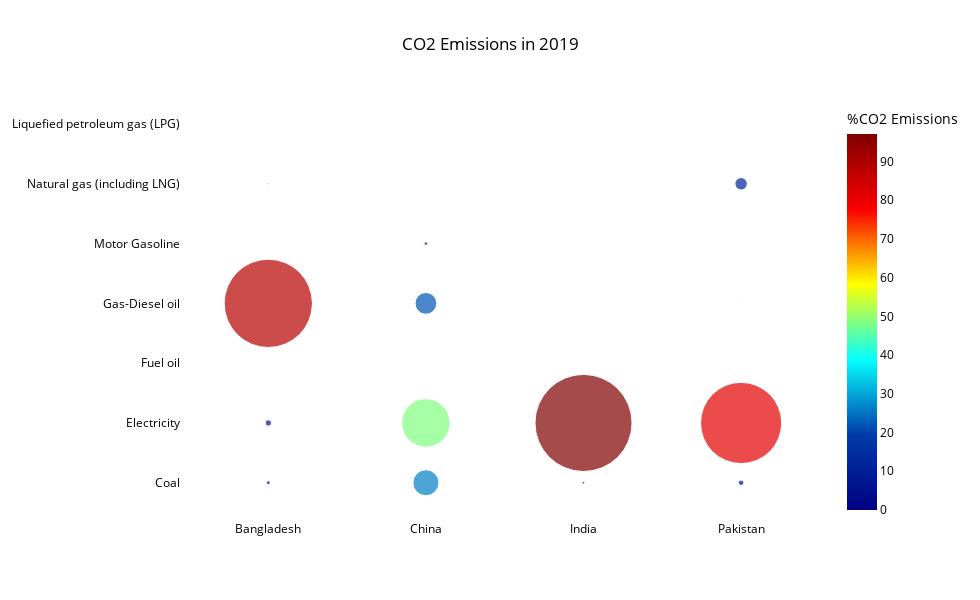

Notebook code cell kept with this figure:
### Code cell
# Create the layout of selected areas using another chart
title = "CO2 Emissions in 2019"
layout = go.Layout(width=980, height=600, plot_bgcolor="white", paper_bgcolor="white",
                   showlegend = False, 
                   title = {'text' : title, 'x':0.5, 'xanchor': 'center'}, 
                   font = {"color" : 'black'})

# Create the figure
fig = go.Figure( layout = layout)

# Create the base Scatter Plot
fig.add_trace(go.Scatter(
    # X and Y axis
    x=energy["Area"],
    y=energy["Item"],
    
    # The marker shape and size
    mode='markers', 
    hovertemplate="Country: " +
                  "Industry: " +
                  "CO2 Emissions: %{marker.size:,}%" +
                  "<extra></extra>",
    
    marker=dict(color=energy["Perc"],
                size=energy["Perc"],
                showscale=True,
                colorbar=dict(title='%CO2 Emissions'),
                opacity=0.7,
                colorscale='Jet')
))

# Show the graph
fig.show()

### Figure 1 — Plotly figure (JSON) as saved in the notebook; plotly's stock layout.template omitted (floating-point values rounded to 4 significant figures)
{"data": [{"hovertemplate": "Country: Industry: CO2 Emissions: %{marker.size:,}%<extra></extra>", "marker": {"color": [3.86, 6.36, 0.02, 88.25, 0, 1.5, 26.01, 48.46, 0.04, 21.74, 0.11, 3.51, 0.14, 2.58, 97.07, 0.1, 0.04, 0, 0.21, 5.49, 81.19, 0.22, 0.65, 0.02, 12.44], "colorbar": {"title": {"text": "%CO2 Emissions"}}, "colorscale": [[0, "rgb(0,0,131)"], [0.2, "rgb(0,60,170)"], [0.4, "rgb(5,255,255)"], [0.6, "rgb(255,255,0)"], [0.8, "rgb(250,0,0)"], [1, "rgb(128,0,0)"]], "opacity": 0.7, "showscale": true, "size": [3.86, 6.36, 0.02, 88.25, 0, 1.5, 26.01, 48.46, 0.04, 21.74, 0.11, 3.51, 0.14, 2.58, 97.07, 0.1, 0.04, 0, 0.21, 5.49, 81.19, 0.22, 0.65, 0.02, 12.44]}, "mode": "markers", "type": "scatter", "x": ["Bangladesh", "Bangladesh", "Bangladesh", "Bangladesh", "Bangladesh", "Bangladesh", "China", "China", "China", "China", "China", "China", "China", "India", "India", "India", "India", "India", "India", "Pakistan", "Pakistan", "Pakistan", "Pakistan", "Pakistan", "Pakistan"], "y": ["Coal", "Electricity", "Fuel oil", "Gas-Diesel oil", "Motor Gasoline", "Natural gas (including LNG)", "Coal", "Electricity", "Fuel oil", "Gas-Diesel oil", "Liquefied petroleum gas (LPG)", "Motor Gasoline", "Natural gas (including LNG)", "Coal", "Electricity", "Fuel oil", "Liquefied petroleum gas (LPG)", "Motor Gasoline", "Natural gas (including LNG)", "Coal", "Electricity", "Fuel oil", "Gas-Diesel oil", "Motor Gasoline", "Natural gas (including LNG)"]}], "layout": {"font": {"color": "black"}, "height": 600, "paper_bgcolor": "white", "plot_bgcolor": "white", "showlegend": false, "title": {"text": "CO2 Emissions in 2019", "x": 0.5, "xanchor": "center"}, "width": 980}}
